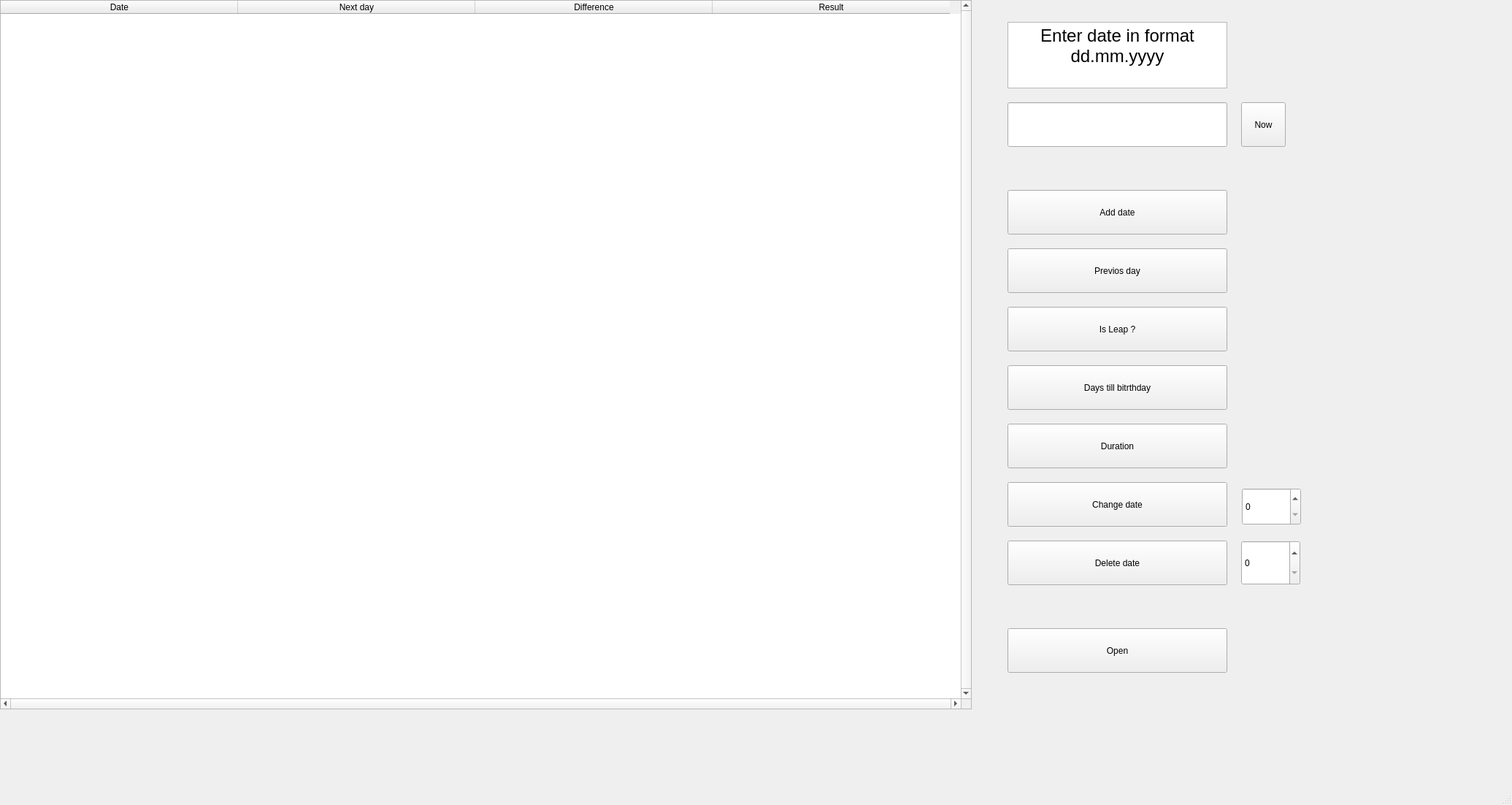
<?xml version="1.0" encoding="UTF-8"?>
<ui version="4.0">
 <class>MainWindow</class>
 <widget class="QMainWindow" name="MainWindow">
  <property name="enabled">
   <bool>true</bool>
  </property>
  <property name="geometry">
   <rect>
    <x>0</x>
    <y>0</y>
    <width>2071</width>
    <height>1102</height>
   </rect>
  </property>
  <property name="windowTitle">
   <string>MainWindow</string>
  </property>
  <property name="autoFillBackground">
   <bool>true</bool>
  </property>
  <widget class="QWidget" name="centralwidget">
   <widget class="QTableWidget" name="tableInfo">
    <property name="enabled">
     <bool>true</bool>
    </property>
    <property name="geometry">
     <rect>
      <x>0</x>
      <y>0</y>
      <width>1331</width>
      <height>971</height>
     </rect>
    </property>
    <property name="sizePolicy">
     <sizepolicy hsizetype="Expanding" vsizetype="Expanding">
      <horstretch>0</horstretch>
      <verstretch>0</verstretch>
     </sizepolicy>
    </property>
    <property name="cursor" stdset="0">
     <cursorShape>OpenHandCursor</cursorShape>
    </property>
    <property name="tabletTracking">
     <bool>false</bool>
    </property>
    <property name="toolTip">
     <string>&lt;html&gt;&lt;head/&gt;&lt;body&gt;&lt;p align=&quot;center&quot;&gt;&lt;br/&gt;&lt;/p&gt;&lt;/body&gt;&lt;/html&gt;</string>
    </property>
    <property name="whatsThis">
     <string>&lt;html&gt;&lt;head/&gt;&lt;body&gt;&lt;p align=&quot;center&quot;&gt;&lt;br/&gt;&lt;/p&gt;&lt;/body&gt;&lt;/html&gt;</string>
    </property>
    <property name="layoutDirection">
     <enum>Qt::LeftToRight</enum>
    </property>
    <property name="autoFillBackground">
     <bool>false</bool>
    </property>
    <property name="verticalScrollBarPolicy">
     <enum>Qt::ScrollBarAlwaysOn</enum>
    </property>
    <property name="horizontalScrollBarPolicy">
     <enum>Qt::ScrollBarAlwaysOn</enum>
    </property>
    <property name="sizeAdjustPolicy">
     <enum>QAbstractScrollArea::AdjustIgnored</enum>
    </property>
    <property name="autoScroll">
     <bool>true</bool>
    </property>
    <property name="editTriggers">
     <set>QAbstractItemView::SelectedClicked</set>
    </property>
    <property name="showDropIndicator" stdset="0">
     <bool>false</bool>
    </property>
    <property name="selectionMode">
     <enum>QAbstractItemView::NoSelection</enum>
    </property>
    <property name="gridStyle">
     <enum>Qt::SolidLine</enum>
    </property>
    <attribute name="horizontalHeaderVisible">
     <bool>true</bool>
    </attribute>
    <attribute name="horizontalHeaderDefaultSectionSize">
     <number>325</number>
    </attribute>
    <column>
     <property name="text">
      <string>Date</string>
     </property>
    </column>
    <column>
     <property name="text">
      <string>Next day</string>
     </property>
    </column>
    <column>
     <property name="text">
      <string>Difference</string>
     </property>
    </column>
    <column>
     <property name="text">
      <string>Result</string>
     </property>
    </column>
   </widget>
   <widget class="QPushButton" name="pushButton">
    <property name="geometry">
     <rect>
      <x>1380</x>
      <y>260</y>
      <width>301</width>
      <height>61</height>
     </rect>
    </property>
    <property name="text">
     <string>Add date</string>
    </property>
   </widget>
   <widget class="QLineEdit" name="lineEdit">
    <property name="geometry">
     <rect>
      <x>1380</x>
      <y>140</y>
      <width>301</width>
      <height>61</height>
     </rect>
    </property>
   </widget>
   <widget class="QTextBrowser" name="textBrowser">
    <property name="geometry">
     <rect>
      <x>1380</x>
      <y>30</y>
      <width>301</width>
      <height>91</height>
     </rect>
    </property>
    <property name="toolTip">
     <string>&lt;html&gt;&lt;head/&gt;&lt;body&gt;&lt;p&gt;&lt;br/&gt;&lt;/p&gt;&lt;/body&gt;&lt;/html&gt;</string>
    </property>
    <property name="html">
     <string>&lt;!DOCTYPE HTML PUBLIC &quot;-//W3C//DTD HTML 4.0//EN&quot; &quot;http://www.w3.org/TR/REC-html40/strict.dtd&quot;&gt;
&lt;html&gt;&lt;head&gt;&lt;meta name=&quot;qrichtext&quot; content=&quot;1&quot; /&gt;&lt;meta charset=&quot;utf-8&quot; /&gt;&lt;style type=&quot;text/css&quot;&gt;
p, li { white-space: pre-wrap; }
hr { height: 1px; border-width: 0; }
li.unchecked::marker { content: &quot;\2610&quot;; }
li.checked::marker { content: &quot;\2612&quot;; }
&lt;/style&gt;&lt;/head&gt;&lt;body style=&quot; font-family:'Ubuntu'; font-size:11pt; font-weight:400; font-style:normal;&quot;&gt;
&lt;p align=&quot;center&quot; style=&quot; margin-top:0px; margin-bottom:0px; margin-left:0px; margin-right:0px; -qt-block-indent:0; text-indent:0px;&quot;&gt;&lt;span style=&quot; font-size:18pt;&quot;&gt;Enter date in format dd.mm.yyyy&lt;/span&gt;&lt;/p&gt;&lt;/body&gt;&lt;/html&gt;</string>
    </property>
   </widget>
   <widget class="QPushButton" name="pushButton_2">
    <property name="geometry">
     <rect>
      <x>1380</x>
      <y>340</y>
      <width>301</width>
      <height>61</height>
     </rect>
    </property>
    <property name="text">
     <string>Previos day</string>
    </property>
   </widget>
   <widget class="QPushButton" name="IsLeapButton">
    <property name="geometry">
     <rect>
      <x>1380</x>
      <y>420</y>
      <width>301</width>
      <height>61</height>
     </rect>
    </property>
    <property name="text">
     <string>Is Leap ?</string>
    </property>
   </widget>
   <widget class="QPushButton" name="BirthdayButton">
    <property name="geometry">
     <rect>
      <x>1380</x>
      <y>500</y>
      <width>301</width>
      <height>61</height>
     </rect>
    </property>
    <property name="text">
     <string>Days till bitrthday</string>
    </property>
   </widget>
   <widget class="QPushButton" name="DurationButton">
    <property name="geometry">
     <rect>
      <x>1380</x>
      <y>580</y>
      <width>301</width>
      <height>61</height>
     </rect>
    </property>
    <property name="text">
     <string>Duration</string>
    </property>
   </widget>
   <widget class="QPushButton" name="openFileButton">
    <property name="geometry">
     <rect>
      <x>1380</x>
      <y>860</y>
      <width>301</width>
      <height>61</height>
     </rect>
    </property>
    <property name="text">
     <string>Open</string>
    </property>
   </widget>
   <widget class="QPushButton" name="nowButton">
    <property name="geometry">
     <rect>
      <x>1700</x>
      <y>140</y>
      <width>61</width>
      <height>61</height>
     </rect>
    </property>
    <property name="text">
     <string>Now</string>
    </property>
   </widget>
   <widget class="QPushButton" name="ChangeDateButton">
    <property name="geometry">
     <rect>
      <x>1380</x>
      <y>660</y>
      <width>301</width>
      <height>61</height>
     </rect>
    </property>
    <property name="text">
     <string>Change date</string>
    </property>
   </widget>
   <widget class="QPushButton" name="DeleteDateButton">
    <property name="geometry">
     <rect>
      <x>1380</x>
      <y>740</y>
      <width>301</width>
      <height>61</height>
     </rect>
    </property>
    <property name="text">
     <string>Delete date</string>
    </property>
   </widget>
   <widget class="QLabel" name="label">
    <property name="geometry">
     <rect>
      <x>1390</x>
      <y>220</y>
      <width>291</width>
      <height>21</height>
     </rect>
    </property>
    <property name="text">
     <string/>
    </property>
   </widget>
   <widget class="QSpinBox" name="spinBoxChange">
    <property name="geometry">
     <rect>
      <x>1701</x>
      <y>668</y>
      <width>81</width>
      <height>51</height>
     </rect>
    </property>
   </widget>
   <widget class="QSpinBox" name="spinBoxDelete">
    <property name="geometry">
     <rect>
      <x>1700</x>
      <y>740</y>
      <width>81</width>
      <height>61</height>
     </rect>
    </property>
   </widget>
  </widget>
  <widget class="QMenuBar" name="menubar">
   <property name="geometry">
    <rect>
     <x>0</x>
     <y>0</y>
     <width>2071</width>
     <height>26</height>
    </rect>
   </property>
  </widget>
  <widget class="QStatusBar" name="statusbar"/>
 </widget>
 <resources/>
 <connections/>
</ui>
